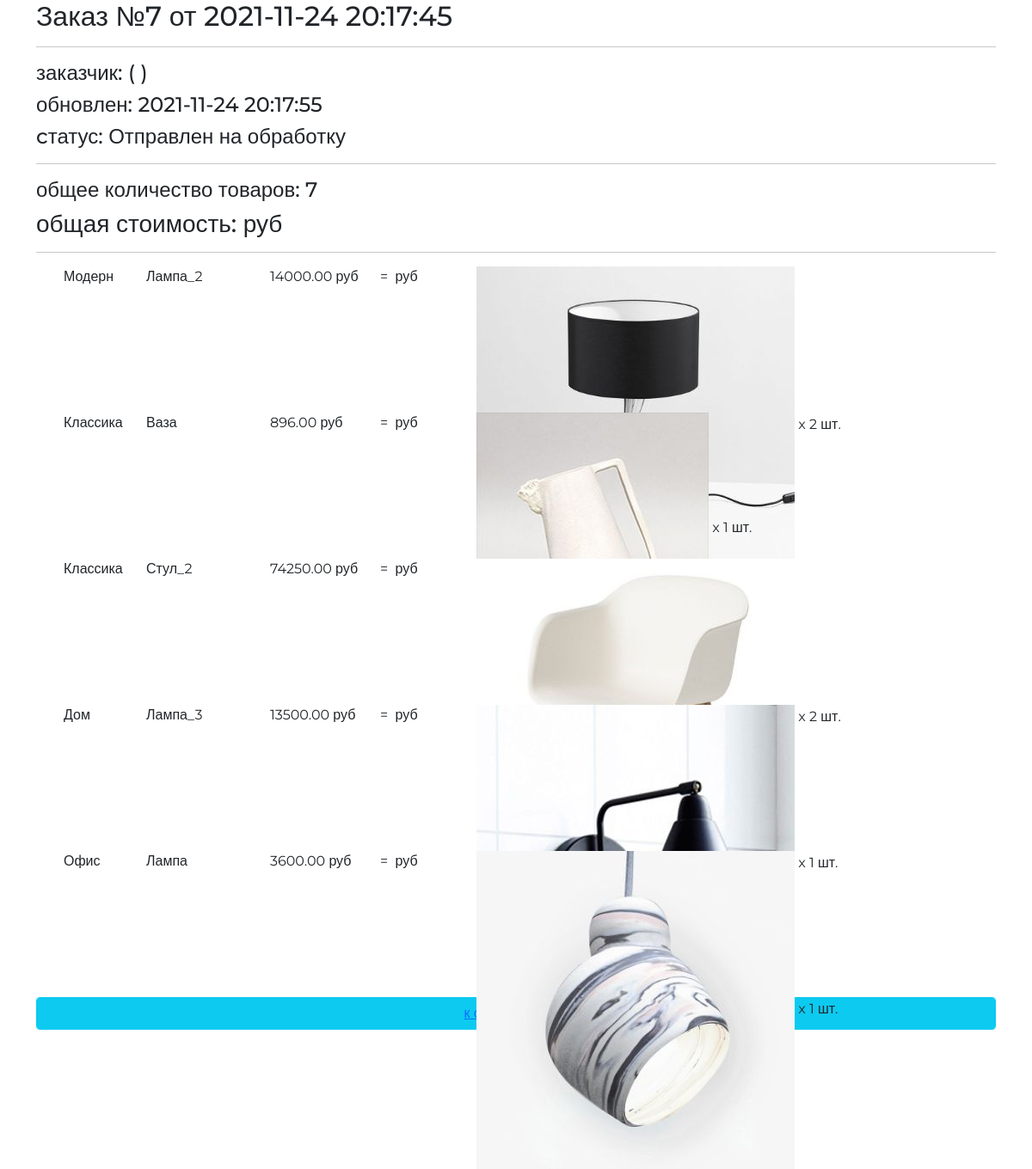
Screenshot of /order/read/7/ with the database file from the repository.
### ordersapp/models.py (models this page shows, shortened)
class Order(models.Model):
    STATUS_FORMING = 'FM'
    STATUS_SEND_TO_PROCEED = 'STP'
    STATUS_PROCEEDED = 'PRD'
    STATUS_PAID = 'PD'
    STATUS_DONE = 'DN'
    STATUS_CANCELED = 'CN'
    STATUSES = (
        (STATUS_FORMING, 'Формируется'),
        (STATUS_SEND_TO_PROCEED, 'Отправлен на обработку'),
        (STATUS_PROCEEDED, 'Обработан'),
        (STATUS_PAID, 'Оплачен'),
        (STATUS_DONE, 'Готов'),
        (STATUS_CANCELED, 'Отменен'),
    )
    user = models.ForeignKey(settings.AUTH_USER_MODEL, on_delete=models.CASCADE)
    status = models.CharField(choices=STATUSES, default=STATUS_FORMING, max_length=3)
    is_active = models.BooleanField(default=True)
    created_at = models.DateTimeField(auto_now_add=True)
    update_at = models.DateTimeField(auto_now=True)
    @property
    def get_total_quantity(self):
        _items = self.orderitems.select_related()
        return sum(list(map(lambda x: x.quantity, _items)))

class OrderItem(models.Model):
    order = models.ForeignKey(Order, on_delete=models.CASCADE, related_name='orderitems')
    product = models.ForeignKey(Product, on_delete=models.CASCADE, verbose_name='Продукт')
    quantity = models.PositiveSmallIntegerField(default=0, verbose_name='Количество')

### mainapp/models.py (models this page shows, shortened)
class Product(models.Model):
    category = models.ForeignKey(ProductCategory, on_delete=models.CASCADE, verbose_name='Категория')
    name = models.CharField(max_length=128, verbose_name='Название')
    image = models.ImageField(upload_to='products', blank=True,verbose_name='Картинка')
    short_desc = models.CharField(max_length=255, verbose_name='Краткое описание')
    description = models.TextField(verbose_name='Описание')
    price = models.DecimalField(decimal_places=2, max_digits=10, default=0, verbose_name='Цена')
    quantity = models.PositiveSmallIntegerField(default=0, verbose_name='Количество')
    is_active = models.BooleanField(default=True)

class ProductCategory(models.Model):
    name = models.CharField(max_length=64, blank=True, unique=True, verbose_name='Название')
    description = models.TextField(verbose_name='Описание')
    is_active = models.BooleanField(default=True)
    class Meta:
        verbose_name = 'категория'
        verbose_name_plural = 'категория'
        ordering = ('-id',)

### ordersapp/views.py (the view)
# urls.py: path('read/<int:pk>/', views.OrderDetailView.as_view(), name='read'),
class OrderDetailView(DetailView):
    model = Order

### adminapp/templatetags/my_tags.py (called while the page is built)
@register.filter(name='media_for_product')
def media_for_product(img_path):
    if not img_path:
        img_path = 'products/default.jpg'
    return f'{settings.MEDIA_URL}{img_path}'

### mainapp/context_processor.py (called while the page is built)
def basket(request):
    basket_items = []
    if request.user.is_authenticated:
        basket_items = Basket.objects.filter(user=request.user)
    return {
        'basket': basket_items
    }

### ordersapp/templates/ordersapp/order_detail.html
{% extends "ordersapp/base.html" %}
{% load static %}
{% load my_tags %}
{% block content %}
   {% include 'ordersapp/includes/inc_order_summary.html' %}
   <div class="basket_list">
       {% for item in object.orderitems.select_related %}
           <div class="basket_record">
               <img src="{{ item.product.image|media_for_product }}"
                    alt="{{ item.product.short_desc }}">
               <span class="category_name">
                   {{ item.product.category.name }}
               </span>
               <span class="product_name">{{ item.product.name }}</span>
               <span class="product_price">
                   {{ item.product.price }}&nbspруб
               </span>
               <span class="product_quantitiy">
                   x {{ item.quantity }} шт.
               </span>
               <span class="product_cost">
                    = {{ item.get_product_cost }}&nbspруб
               </span>
           </div>
       {% endfor %}
   </div>
   {% include 'ordersapp/includes/inc_order_actions.html' %}
{% endblock %}

### ordersapp/templates/ordersapp/includes/inc_order_summary.html (shortened to what this page needs)
{% if object %}
   <div class="h2">Заказ №{{ object.pk }} от {{ object.created_at|date:"Y-m-d H:i:s" }}</div>
   <hr>
   <div class="h4">заказчик: {{ user.username }} ({{ user.last_name }} {{ user.first_name }}) </div>
   <div class="h4">обновлен: {{ object.update_at|date:"Y-m-d H:i:s" }}</div>
   <div class="h4">cтатус: {{ object.get_status_display }}</div>
   <hr>
   <div class="h4">
       общее количество товаров: <span class="order_total_quantity">{{ object.get_total_quantity }}</span>
   </div>
   <div class="h3">
       общая стоимость:  руб
   </div>
{% endif %}
<hr>

### static/style.css (style rules this page uses)
* { margin: 0; padding: 0; }
body { font-family: 'Montserrat', sans-serif; }
html, body { height: 100%; }
.basket_list span.category_name { margin-left: 2em; width: 5em; position: relative; display: block; float: left; }
.basket_list span.product_name { margin-left: 1em; width: 8em; position: relative; display: block; float: left; }
.basket_list span.product_price { margin-left: 1em; width: 7em; position: relative; display: block; float: left; }
.basket_list span.product_cost { margin-left: 1em; width: 7em; position: relative; display: block; float: left; }
.basket_list .basket_record { position: relative; display: block; height: 170px; float: none; }

### rows the page displays
Order: pk "7", created_at "2021-11-24 20:17:45", update_at "2021-11-24 20:17:55", status "Отправлен на обработку", get_total_quantity "7"
OrderItem: product.category.name "Модерн", product.name "Лампа_2", product.price "14000.00", quantity "2"
OrderItem: product.image|media_for_product (picture), product.category.name "Классика", product.name "Ваза", product.price "896.00", quantity "1"
OrderItem: product.category.name "Классика", product.name "Стул_2", product.price "74250.00", quantity "2"
OrderItem: product.category.name "Дом", product.name "Лампа_3", product.price "13500.00", quantity "1"
OrderItem: product.image|media_for_product (picture), product.category.name "Офис", product.name "Лампа", product.price "3600.00", quantity "1"
